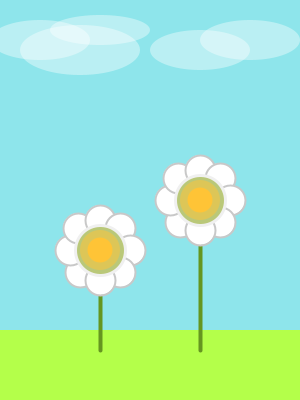
Frame 1 (no input)
Frame 60 (the mouse pressed at the canvas centre just before this capture): identical to frame 1, image omitted
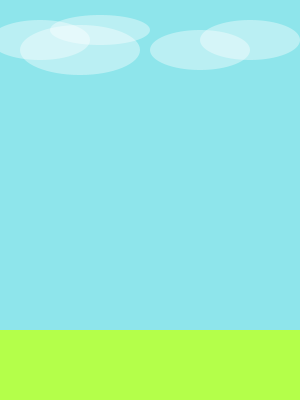
Frame 120 (the mouse held since frame 60 and released just before this capture)

The Processing sketch that drew these frames (run headless with seeded random() and noise(); from frame 60 on, the mouse is pressed at the canvas centre):

// Processing sketch: processing_61750
// ── processing_61750.pde

void setup(){
  size (300, 400);
  smooth(); 
  colorMode(HSB);
  background(110, 150, 255);
}

void draw(){
  frameRate(100);
  background(130, 100, 235);

noStroke();
fill(0, 0, 255, 100);
ellipse(40, 40, 100, 40);
ellipse(80, 50, 120, 50);
ellipse(100, 30, 100, 30);
ellipse(200, 50, 100, 40);
ellipse(250, 40, 100, 40);

noStroke();
fill(60, 180, 255);
rect(0, 330, 400, 70);

if (mousePressed==false){
 Stem (200, 350, 200, 200);  
  Petal(180, 222);//left bottom
  Petal(170, 200);//left
  Petal(178, 178);//top left
  Petal(200, 170);//top
  Petal(220, 178);//top right
  Petal(230, 200);//right
  Petal(220, 222);//right bottom
  Petal(200, 230);//bottom
  Flower(200, 200);
  
  Stem (100, 350, 100, 250);  
  Petal(80, 272);//left bottom
  Petal(70, 250);//left
  Petal(78, 228);//top left
  Petal(100, 220);//top
  Petal(120, 228);//top right
  Petal(130, 250);//right
  Petal(120, 272);//right bottom
  Petal(100, 280);//bottom
  Flower(100, 250);
}
  
if ((mousePressed==true)&&(mouseButton==LEFT)){
 Stem (200, 350, 200+mouseX/9, 200);  
  Petal(180+mouseX/9, 222);//left bottom
  Petal(170+mouseX/9, 200);//left
  Petal(178+mouseX/9, 178);//top left
  Petal(200+mouseX/9, 170);//top
  Petal(220+mouseX/9, 178);//top right
  Petal(230+mouseX/9, 200);//right
  Petal(220+mouseX/9, 222);//right bottom
  Petal(200+mouseX/9, 230);//bottom
  Flower(200+mouseX/9, 200);
  
      Stem (100, 350, 100, 250);  
  Petal(80, 272);//left bottom
  Petal(70, 250);//left
  Petal(78, 228);//top left
  Petal(100, 220);//top
  Petal(120, 228);//top right
  Petal(130, 250);//right
  Petal(120, 272);//right bottom
  Petal(100, 280);//bottom
  Flower(100, 250);
  
  Wind(mouseX, mouseY-10, pmouseX-20, pmouseY-10);
  Wind(mouseX, mouseY, pmouseX-10, pmouseY);
  Wind(mouseX, mouseY+10, pmouseX, pmouseY+10);
  }
  
  if((mousePressed==true)&&(mouseButton==RIGHT)){
     Stem (200, 350, 200, 200);  
  Petal(180, 222);//left bottom
  Petal(170, 200);//left
  Petal(178, 178);//top left
  Petal(200, 170);//top
  Petal(220, 178);//top right
  Petal(230, 200);//right
  Petal(220, 222);//right bottom
  Petal(200, 230);//bottom
  Flower(200, 200);
  
  Stem(100, 350, 100, 250-mouseY/4); 
  Petal(80, 272-mouseY/4);//left bottom
  Petal(70, 250-mouseY/4);//left
  Petal(78, 228-mouseY/4);//top left
  Petal(100, 220-mouseY/4);//top
  Petal(120, 228-mouseY/4);//top right
  Petal(130, 250-mouseY/4);//right
  Petal(120, 272-mouseY/4);//right bottom
  Petal(100, 280-mouseY/4);//bottom
  Flower(100, 250-mouseY/4);
}

}

void Wind(int x, int y,int z, int w){
  colorMode(HSB);
  strokeWeight(3);
  stroke(255, 0, 255, random (50, 255));
  line (x-random(mouseX), y, z, w);
}

void Flower(int x, int y){
  strokeWeight(3);
  stroke(240);
  fill(50, 100, 200);
  ellipse(x, y, 50, 50);
  noStroke();
  fill(30, 200, 255, 130);
  ellipse(x, y, 40, 40);
  fill(30, 200, 255);
  ellipse(x, y, 25, 25);
}

void Petal(int x, int y){
  fill(0, 0, 255);
  strokeWeight(2);
  stroke(200);
  ellipse(x, y, 30, 30);
}

void Stem (int x, int y, int z, int w){
  strokeWeight(4);
  stroke(60, 200, 150);
  line(x, y, z, w);
}
